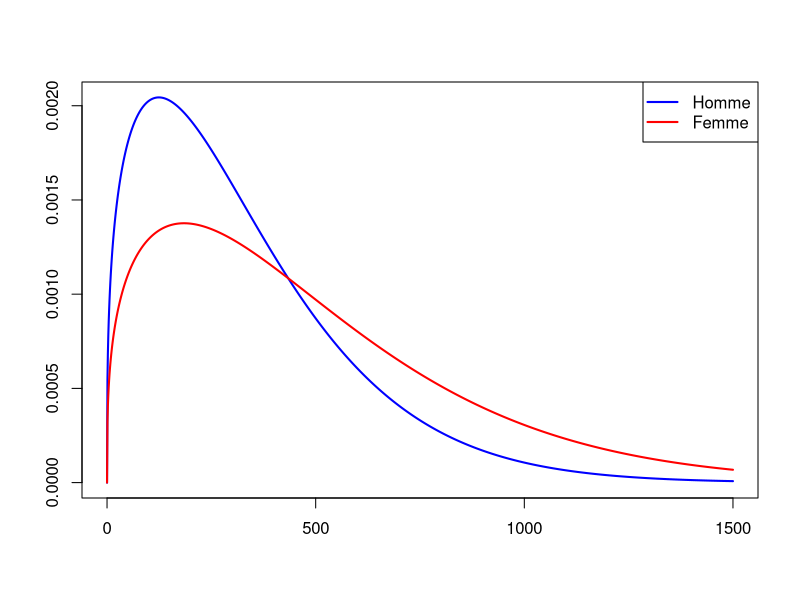
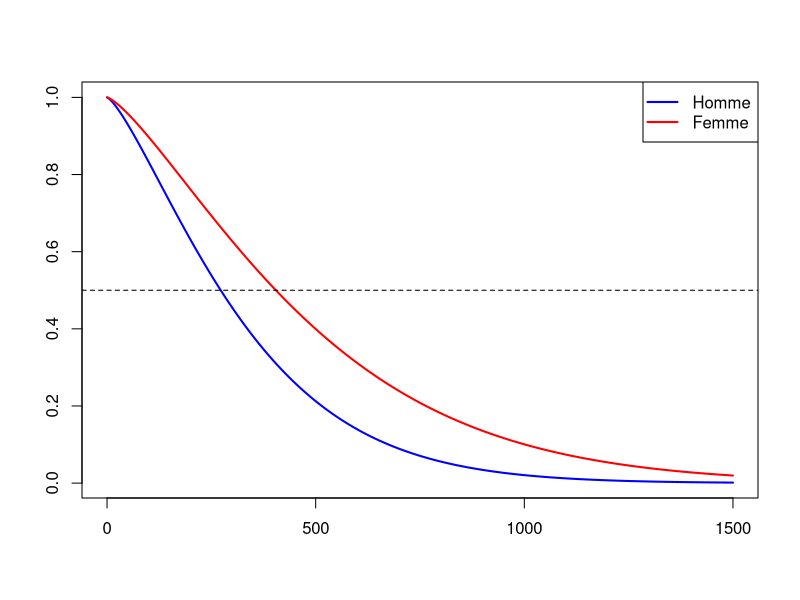

These figures' R source, in order:
## ---- chunk 1
library(survival)
library(KMsurv)
## ---- chunk 2
lung.surv <- with(lung,Surv(time,status))
is.Surv(lung.surv)
head(lung.surv)
## ---- chunk 3
data(bcdeter)
print(bcdeter[c(1,4,58,59),])
## ---- chunk 4
breast.surv <- with(bcdeter,Surv(lower,upper,type="interval2"))
print(breast.surv)
## ---- chunk 5
data(psych)
head(psych)
## ---- chunk 6
psych.surv<-with(psych,Surv(age,age+time,death))
head(psych.surv)
## ---- chunk 7
lung.surv <- with(lung,Surv(time,status))
lung.reg1 <- survreg(lung.surv~1,dist="weibull")
print(lung.reg1)
## ---- chunk 8
summary(lung.reg1)
## ---- chunk 9
lung.reg2 <- survreg(lung.surv~sex,data=lung,dist="weibull")
summary(lung.reg2)
## ---- chunk 10
w.shape <- 1/lung.reg2$scale
w.scale.H <- exp(lung.reg2$coefficients[1]+lung.reg2$coefficients[2]*1)
w.scale.F <- exp(lung.reg2$coefficients[1]+lung.reg2$coefficients[2]*2)
x <- seq(from=0,by=1,to=1500)
f1 <- dweibull(x,shape=w.shape,scale=w.scale.H)
f2 <- dweibull(x,shape=w.shape,scale=w.scale.F)
plot(x,f1,type="l",lwd=2,col="blue",xlab="",ylab="")
lines(x,f2,lwd=2,col="red")
couleur <- c("blue","red")
legtxt <- c("Homme","Femme")
legend("topright",pch="_",legend=legtxt,col=couleur,lwd=2)
x <- seq(from=0,by=1,to=1500)
S1 <- pweibull(x,shape=w.shape,scale=w.scale.H,lower.tail=FALSE)
S2 <- pweibull(x,shape=w.shape,scale=w.scale.F,lower.tail=FALSE)
plot(x,S1,type="l",lwd=2,col="blue",xlab="",ylab="")
lines(x,S2,lwd=2,col="red")
couleur <- c("blue","red")
legtxt <- c("Homme","Femme")
legend("topright",pch="_",legend=legtxt,col=couleur,lwd=2)
abline(h=0.5,lty=2)
## ---- chunk 11
head(lung)
